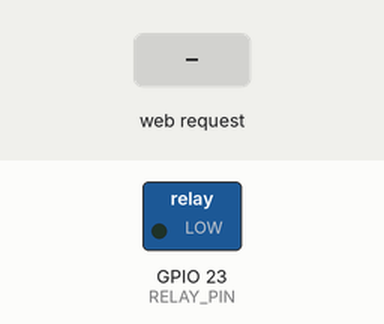
Simulated run of this sketch. Board: ESP32-S3. Shown: switched loads named in the sketch (green lamp = pin HIGH). The inputs (shaded band) are chosen by the test bench. WiFi joins after 1.5 s; servers stay silent unless stated; what the sketch prints to the serial monitor is not drawn.

Above: at 2.7 s.
2.8 s: HTTP request GET /unlock received
At 3.8 s:
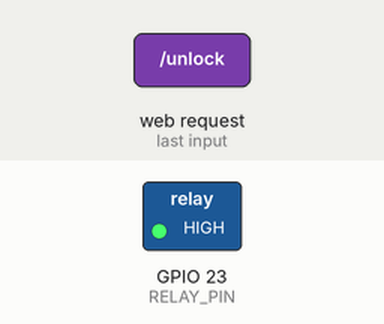
Timing chart, 0 to 9.3 s (numbered marks = the images above; inputs shaded):
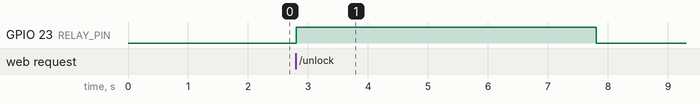

The sketch:

iot_door_lock.ino
```cpp
/*
 * AuraLock - IoT ESP32-S3 Server Firmware (IP-Based)
 * Listens for incoming HTTP commands from the Admin Panel.
 *
 * Hardware: ESP32-S3, Relay on GPIO 23
 */

#include <WebServer.h>
#include <WiFi.h>

const char *ssid = "Redmi Note 11";
const char *password = "Shiv1234";

const int RELAY_PIN = 23;
WebServer server(80);

void setup() {
  Serial.begin(115200);
  pinMode(RELAY_PIN, OUTPUT);
  digitalWrite(RELAY_PIN, LOW);

  WiFi.begin(ssid, password);
  while (WiFi.status() != WL_CONNECTED) {
    delay(500);
    Serial.print(".");
  }

  Serial.println("\n✅ WiFi connected");
  Serial.print("📍 IP: ");
  Serial.println(WiFi.localIP());

  server.on("/", HTTP_GET,
            []() { server.send(200, "text/plain", "AuraLock Server Online"); });

  server.on("/status", HTTP_GET, []() {
    server.sendHeader("Access-Control-Allow-Origin", "*");
    server.send(200, "application/json",
                "{\"status\":\"online\",\"device\":\"AuraLock\",\"ip\":\"" +
                    WiFi.localIP().toString() +
                    "\",\"mac\":\"58:8c:81:cc:65:28\"}");
  });

  server.on("/unlock", HTTP_GET, []() {
    Serial.println("Unlock triggered!");
    server.sendHeader("Access-Control-Allow-Origin", "*");
    server.send(
        200, "application/json",
        "{\"success\":true,\"message\":\"Relay activated for 5 seconds\"}");
    digitalWrite(RELAY_PIN, HIGH);
    delay(5000);
    digitalWrite(RELAY_PIN, LOW);
    Serial.println("Relay deactivated.");
  });

  server.begin();
}

void loop() { server.handleClient(); }
```

Measured:
- after the input at 2.8 s, GPIO 23 (RELAY_PIN): LOW → HIGH at once, → LOW 5.0 s later
